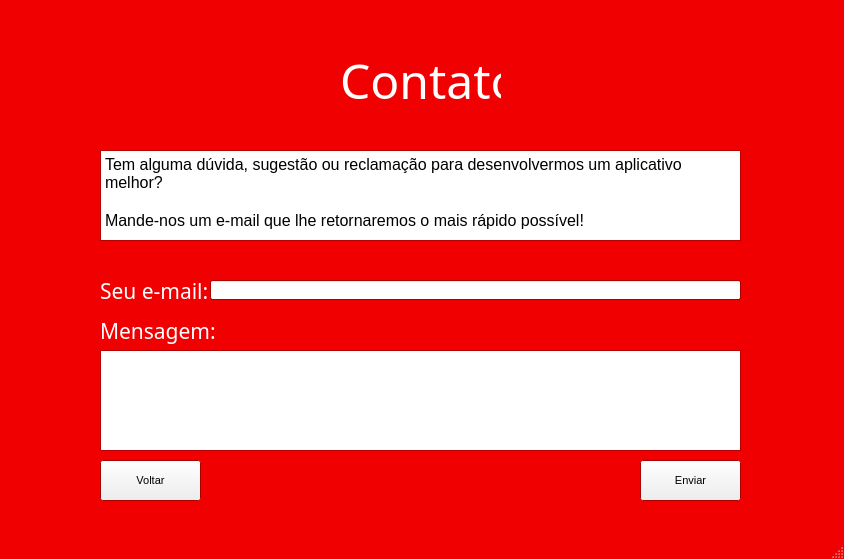
<?xml version="1.0" encoding="UTF-8"?>
<ui version="4.0">
 <class>MainWindow</class>
 <widget class="QMainWindow" name="MainWindow">
  <property name="geometry">
   <rect>
    <x>0</x>
    <y>0</y>
    <width>844</width>
    <height>559</height>
   </rect>
  </property>
  <property name="palette">
   <palette>
    <active>
     <colorrole role="Base">
      <brush brushstyle="SolidPattern">
       <color alpha="255">
        <red>255</red>
        <green>255</green>
        <blue>255</blue>
       </color>
      </brush>
     </colorrole>
     <colorrole role="Window">
      <brush brushstyle="SolidPattern">
       <color alpha="255">
        <red>240</red>
        <green>0</green>
        <blue>0</blue>
       </color>
      </brush>
     </colorrole>
    </active>
    <inactive>
     <colorrole role="Base">
      <brush brushstyle="SolidPattern">
       <color alpha="255">
        <red>255</red>
        <green>255</green>
        <blue>255</blue>
       </color>
      </brush>
     </colorrole>
     <colorrole role="Window">
      <brush brushstyle="SolidPattern">
       <color alpha="255">
        <red>240</red>
        <green>0</green>
        <blue>0</blue>
       </color>
      </brush>
     </colorrole>
    </inactive>
    <disabled>
     <colorrole role="Base">
      <brush brushstyle="SolidPattern">
       <color alpha="255">
        <red>240</red>
        <green>0</green>
        <blue>0</blue>
       </color>
      </brush>
     </colorrole>
     <colorrole role="Window">
      <brush brushstyle="SolidPattern">
       <color alpha="255">
        <red>240</red>
        <green>0</green>
        <blue>0</blue>
       </color>
      </brush>
     </colorrole>
    </disabled>
   </palette>
  </property>
  <property name="windowTitle">
   <string>MainWindow</string>
  </property>
  <widget class="QWidget" name="centralwidget">
   <widget class="QLabel" name="oprojetolabel">
    <property name="geometry">
     <rect>
      <x>340</x>
      <y>50</y>
      <width>161</width>
      <height>61</height>
     </rect>
    </property>
    <property name="palette">
     <palette>
      <active>
       <colorrole role="WindowText">
        <brush brushstyle="SolidPattern">
         <color alpha="255">
          <red>255</red>
          <green>255</green>
          <blue>255</blue>
         </color>
        </brush>
       </colorrole>
      </active>
      <inactive>
       <colorrole role="WindowText">
        <brush brushstyle="SolidPattern">
         <color alpha="255">
          <red>255</red>
          <green>255</green>
          <blue>255</blue>
         </color>
        </brush>
       </colorrole>
      </inactive>
      <disabled>
       <colorrole role="WindowText">
        <brush brushstyle="SolidPattern">
         <color alpha="255">
          <red>120</red>
          <green>120</green>
          <blue>120</blue>
         </color>
        </brush>
       </colorrole>
      </disabled>
     </palette>
    </property>
    <property name="font">
     <font>
      <family>Bodoni MT</family>
      <pointsize>36</pointsize>
      <underline>false</underline>
     </font>
    </property>
    <property name="layoutDirection">
     <enum>Qt::RightToLeft</enum>
    </property>
    <property name="text">
     <string>Contato</string>
    </property>
   </widget>
   <widget class="QPushButton" name="voltar">
    <property name="geometry">
     <rect>
      <x>100</x>
      <y>460</y>
      <width>101</width>
      <height>41</height>
     </rect>
    </property>
    <property name="font">
     <font>
      <family>MS Shell Dlg 2</family>
      <pointsize>8</pointsize>
     </font>
    </property>
    <property name="text">
     <string>Voltar</string>
    </property>
   </widget>
   <widget class="QPlainTextEdit" name="contato">
    <property name="geometry">
     <rect>
      <x>100</x>
      <y>150</y>
      <width>641</width>
      <height>91</height>
     </rect>
    </property>
    <property name="palette">
     <palette>
      <active>
       <colorrole role="Light">
        <brush brushstyle="SolidPattern">
         <color alpha="255">
          <red>255</red>
          <green>255</green>
          <blue>255</blue>
         </color>
        </brush>
       </colorrole>
       <colorrole role="BrightText">
        <brush brushstyle="SolidPattern">
         <color alpha="255">
          <red>255</red>
          <green>255</green>
          <blue>255</blue>
         </color>
        </brush>
       </colorrole>
      </active>
      <inactive>
       <colorrole role="Light">
        <brush brushstyle="SolidPattern">
         <color alpha="255">
          <red>255</red>
          <green>255</green>
          <blue>255</blue>
         </color>
        </brush>
       </colorrole>
       <colorrole role="BrightText">
        <brush brushstyle="SolidPattern">
         <color alpha="255">
          <red>255</red>
          <green>255</green>
          <blue>255</blue>
         </color>
        </brush>
       </colorrole>
      </inactive>
      <disabled>
       <colorrole role="Light">
        <brush brushstyle="SolidPattern">
         <color alpha="255">
          <red>255</red>
          <green>255</green>
          <blue>255</blue>
         </color>
        </brush>
       </colorrole>
       <colorrole role="BrightText">
        <brush brushstyle="SolidPattern">
         <color alpha="255">
          <red>255</red>
          <green>255</green>
          <blue>255</blue>
         </color>
        </brush>
       </colorrole>
      </disabled>
     </palette>
    </property>
    <property name="font">
     <font>
      <pointsize>12</pointsize>
     </font>
    </property>
    <property name="contextMenuPolicy">
     <enum>Qt::DefaultContextMenu</enum>
    </property>
    <property name="layoutDirection">
     <enum>Qt::LeftToRight</enum>
    </property>
    <property name="lineWrapMode">
     <enum>QPlainTextEdit::WidgetWidth</enum>
    </property>
    <property name="readOnly">
     <bool>true</bool>
    </property>
    <property name="plainText">
     <string>Tem alguma dúvida, sugestão ou reclamação para desenvolvermos um aplicativo melhor?

Mande-nos um e-mail que lhe retornaremos o mais rápido possível!</string>
    </property>
    <property name="tabStopWidth">
     <number>80</number>
    </property>
    <property name="centerOnScroll">
     <bool>false</bool>
    </property>
   </widget>
   <widget class="QLabel" name="emailinput">
    <property name="geometry">
     <rect>
      <x>100</x>
      <y>270</y>
      <width>181</width>
      <height>41</height>
     </rect>
    </property>
    <property name="palette">
     <palette>
      <active>
       <colorrole role="WindowText">
        <brush brushstyle="SolidPattern">
         <color alpha="255">
          <red>255</red>
          <green>255</green>
          <blue>255</blue>
         </color>
        </brush>
       </colorrole>
      </active>
      <inactive>
       <colorrole role="WindowText">
        <brush brushstyle="SolidPattern">
         <color alpha="255">
          <red>255</red>
          <green>255</green>
          <blue>255</blue>
         </color>
        </brush>
       </colorrole>
      </inactive>
      <disabled>
       <colorrole role="WindowText">
        <brush brushstyle="SolidPattern">
         <color alpha="255">
          <red>120</red>
          <green>120</green>
          <blue>120</blue>
         </color>
        </brush>
       </colorrole>
      </disabled>
     </palette>
    </property>
    <property name="font">
     <font>
      <family>Bodoni MT</family>
      <pointsize>16</pointsize>
     </font>
    </property>
    <property name="text">
     <string>Seu e-mail:</string>
    </property>
   </widget>
   <widget class="QLabel" name="mensagemlabel">
    <property name="geometry">
     <rect>
      <x>100</x>
      <y>310</y>
      <width>181</width>
      <height>41</height>
     </rect>
    </property>
    <property name="palette">
     <palette>
      <active>
       <colorrole role="WindowText">
        <brush brushstyle="SolidPattern">
         <color alpha="255">
          <red>255</red>
          <green>255</green>
          <blue>255</blue>
         </color>
        </brush>
       </colorrole>
       <colorrole role="Text">
        <brush brushstyle="SolidPattern">
         <color alpha="255">
          <red>255</red>
          <green>255</green>
          <blue>255</blue>
         </color>
        </brush>
       </colorrole>
      </active>
      <inactive>
       <colorrole role="WindowText">
        <brush brushstyle="SolidPattern">
         <color alpha="255">
          <red>255</red>
          <green>255</green>
          <blue>255</blue>
         </color>
        </brush>
       </colorrole>
       <colorrole role="Text">
        <brush brushstyle="SolidPattern">
         <color alpha="255">
          <red>255</red>
          <green>255</green>
          <blue>255</blue>
         </color>
        </brush>
       </colorrole>
      </inactive>
      <disabled>
       <colorrole role="WindowText">
        <brush brushstyle="SolidPattern">
         <color alpha="255">
          <red>120</red>
          <green>120</green>
          <blue>120</blue>
         </color>
        </brush>
       </colorrole>
       <colorrole role="Text">
        <brush brushstyle="SolidPattern">
         <color alpha="255">
          <red>120</red>
          <green>120</green>
          <blue>120</blue>
         </color>
        </brush>
       </colorrole>
      </disabled>
     </palette>
    </property>
    <property name="font">
     <font>
      <family>Bodoni MT</family>
      <pointsize>16</pointsize>
     </font>
    </property>
    <property name="text">
     <string>Mensagem:</string>
    </property>
   </widget>
   <widget class="QTextEdit" name="mensagem">
    <property name="geometry">
     <rect>
      <x>100</x>
      <y>350</y>
      <width>641</width>
      <height>101</height>
     </rect>
    </property>
   </widget>
   <widget class="QPushButton" name="enviar">
    <property name="geometry">
     <rect>
      <x>640</x>
      <y>460</y>
      <width>101</width>
      <height>41</height>
     </rect>
    </property>
    <property name="font">
     <font>
      <family>MS Shell Dlg 2</family>
      <pointsize>8</pointsize>
     </font>
    </property>
    <property name="text">
     <string>Enviar</string>
    </property>
   </widget>
   <widget class="QLineEdit" name="lineEdit">
    <property name="geometry">
     <rect>
      <x>210</x>
      <y>280</y>
      <width>531</width>
      <height>20</height>
     </rect>
    </property>
   </widget>
  </widget>
  <widget class="QStatusBar" name="statusbar">
   <property name="enabled">
    <bool>true</bool>
   </property>
  </widget>
 </widget>
 <resources/>
 <connections/>
</ui>
